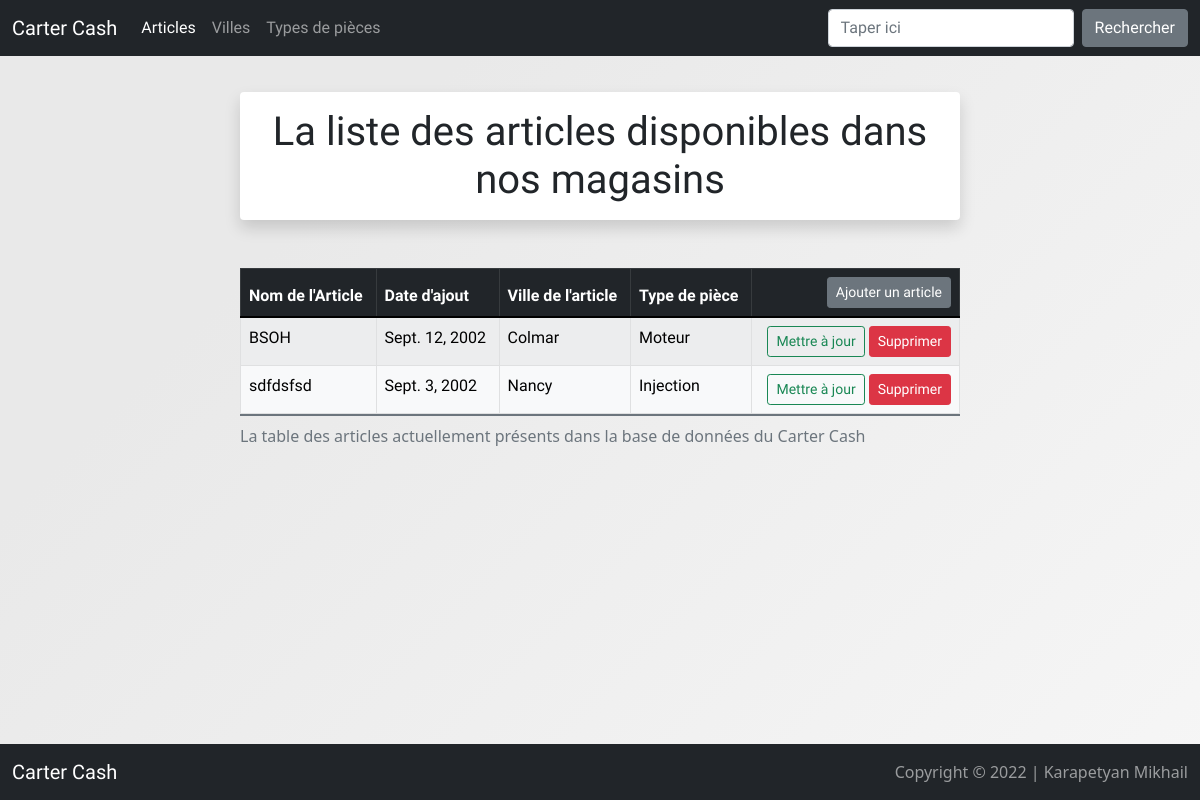
/user/articles, run on an earlier commit of the app's database.
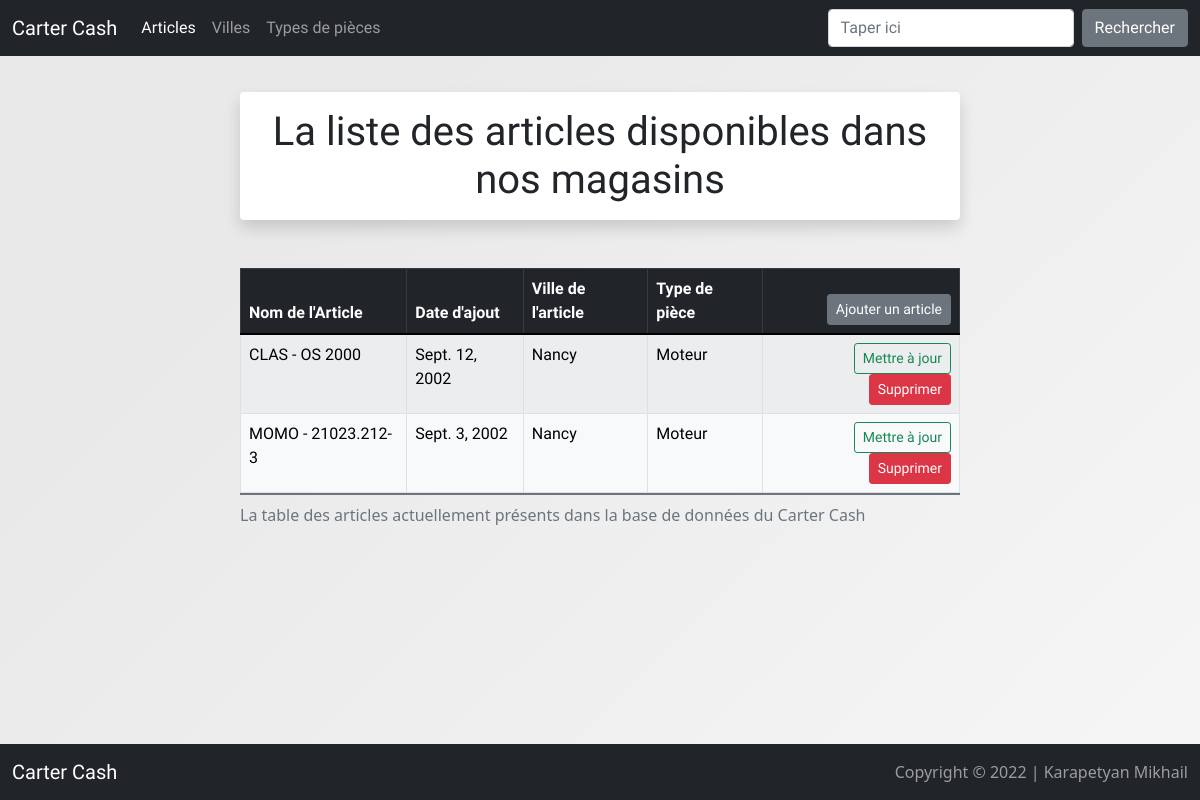
And on a later commit of the database.
### user/models.py (models this page shows, shortened)
class Article(models.Model):
    name = models.CharField(max_length=100)
    date_ajout = models.DateField(null=True, blank=True)
    ville = models.ForeignKey(Ville, on_delete=models.SET_NULL, null=True)
    piece = models.ForeignKey(Piece, on_delete=models.SET_NULL, null=True)

class Ville(models.Model):
    name = models.CharField(max_length=30)
    describtion = models.CharField(max_length=500)

class Piece(models.Model):
    ville = models.ForeignKey(Ville, on_delete=models.CASCADE)
    describtion = models.CharField(max_length=500)
    name = models.CharField(max_length=30)

### user/views.py (the view)
# urls.py: path('articles', views.ArticleListView.as_view(), name='Article_changelist'),
class ArticleListView(ListView):
    model = Article
    form_class = ArticleForm
    context_object_name = 'Articles'

### user/templates/user/article_list.html (shortened to what this page needs)
{% extends 'base.html' %}
{% block content %}
<body class="body-article-list">
<div class="top-article-list">
  <h1 class="shadow p-3 mb-5 bg-body rounded ">La liste des articles disponibles dans nos magasins </h1>
</div>
<div class="article-table">
      <table class="table table-light table-striped table-bordered">
        <thead>
        <tr class="table-dark">
          <th class="table-top" scope="col">Nom de l'Article</th>
          <th class="table-top" scope="col">Date d'ajout</th>
          <th class="table-top" scope="col">Ville de l'article </th>
          <th class="table-top" scope="col">Type de pièce</th>
          <th class="table-top text-end" scope="col"> <a href="{% url 'Article_add' %}" type="button" class="btn btn-secondary btn-sm">Ajouter un article</a>
          </th>
          <caption>La table des articles actuellement présents dans la base de données du Carter Cash</caption>
        </tr>
        </thead>
        {% for Article in Articles %}
        <tr>
          <td class="table-bot">{{ Article.name}}</a></td>
          <td class="table-bot">{{ Article.date_ajout }}</td>
          <td class="table-bot">{{ Article.ville.name }}</td>
          <td class="table-bot">{{ Article.piece.name }}</td>
          <td class="table-top text-end"> <a href="{% url 'Article_change' Article.pk %}" type="button" class="btn btn-outline-success btn-sm"> Mettre à jour </a> <a href="{%url 'Article_delete' Article.pk %}" type="button" class="btn btn-danger btn-sm"> Supprimer </a>
          </td>
        </tr>
        {% empty %}
      </table>
        <tr>
          <td colspan="4">Aucun article, votre base de données est vide ! <a href="{% url 'Article_add' %}"> Ajouter le premiere article</article></a>.</td>
        </tr>
      </div>
    {% endfor %}
</body>
{% endblock %}

### templates/base.html (shortened to what this page needs)
{% load static %}
<!doctype html>
<head>
  <link rel="stylesheet" href=" {% static 'css/styles.css' %} ">
  <link href="https://cdn.jsdelivr.net/npm/bootstrap@5.1.3/dist/css/bootstrap.min.css" rel="stylesheet">
</head>
  <body>
    <nav class="navbar navbar-expand-lg navbar-dark bg-dark">
      <div class="container-fluid">
        <a class="navbar-brand" href="{% url 'Home' %}">Carter Cash</a>
        <div class="collapse navbar-collapse" id="navbarSupportedContent">
          <ul class="navbar-nav me-auto mb-2 mb-lg-0">
            <li class="nav-item">
              <a class="nav-link active" aria-current="page" href="{% url 'Article_changelist' %}">Articles</a>
            </li>
            <li class="nav-item">
              <a class="nav-link" href="{% url 'Ville_list' %}">Villes</a>
            </li>
            <li class="nav-item">
              <a class="nav-link" href="{% url 'Piece_list' %}">Types de pièces</a>
            </li>
          </ul>
          <nav class="navbar fixed-bottom navbar-dark bg-dark">
            <div class="container-fluid">
              <span class="navbar-brand" href="#">Carter Cash</span>
              <span class="navbar-text">
                Copyright © 2022 | Karapetyan Mikhail
              </span>
            </div>
          </nav>
          <form class="d-flex" method=POST action="{% url 'Article_recherche'%}">
            <input class="form-control me-2" type="search" placeholder="Taper ici" aria-label="Search"  name="searched">
            <button class="btn btn-secondary" type="submit">Rechercher</button>
          </form>
        </div>
      </div>
    </nav>
  </body>
    {% block content %}
    {% endblock %}
</html>

### user/static/css/styles.css (style rules this page uses)
html, body { min-height: 100%; }
.body-article-list { background-color: #f6f6f6; background-image: linear-gradient(315deg, #f6f6f6 0%, #e9e9e9 74%); }
.navbar-brand { font-family: 'Quicksand'; }
.nav-link { font-family: 'Hind Siliguri'; }
.d-flex { font-family: 'Quicksand'; }
.table-top { font-family: 'Quicksand'; }
.table-bot { font-family: 'Hind Siliguri'; }
.article-table { margin-left: 20%; margin-right: 20%; margin-top: 3%; }
.top-article-list { font-family: 'Quicksand'; text-align: center; margin-top: 3%; margin-left: 20%; margin-right: 20%; border-radius: 5%; }
.btn { font-family: 'Quicksand'; }
thead { font-family: 'Quicksand'; }

What changed in the data, as far as the page shows it:
removed Article: name "BSOH", date_ajout "Sept. 12, 2002", ville.name "Colmar", piece.name "Moteur"
removed Article: name "sdfdsfsd", date_ajout "Sept. 3, 2002", ville.name "Nancy", piece.name "Injection"
added Article: name "CLAS - OS 2000", date_ajout "Sept. 12, 2002", ville.name "Nancy", piece.name "Moteur"
added Article: name "MOMO - 21023.212-3", date_ajout "Sept. 3, 2002", ville.name "Nancy", piece.name "Moteur"
